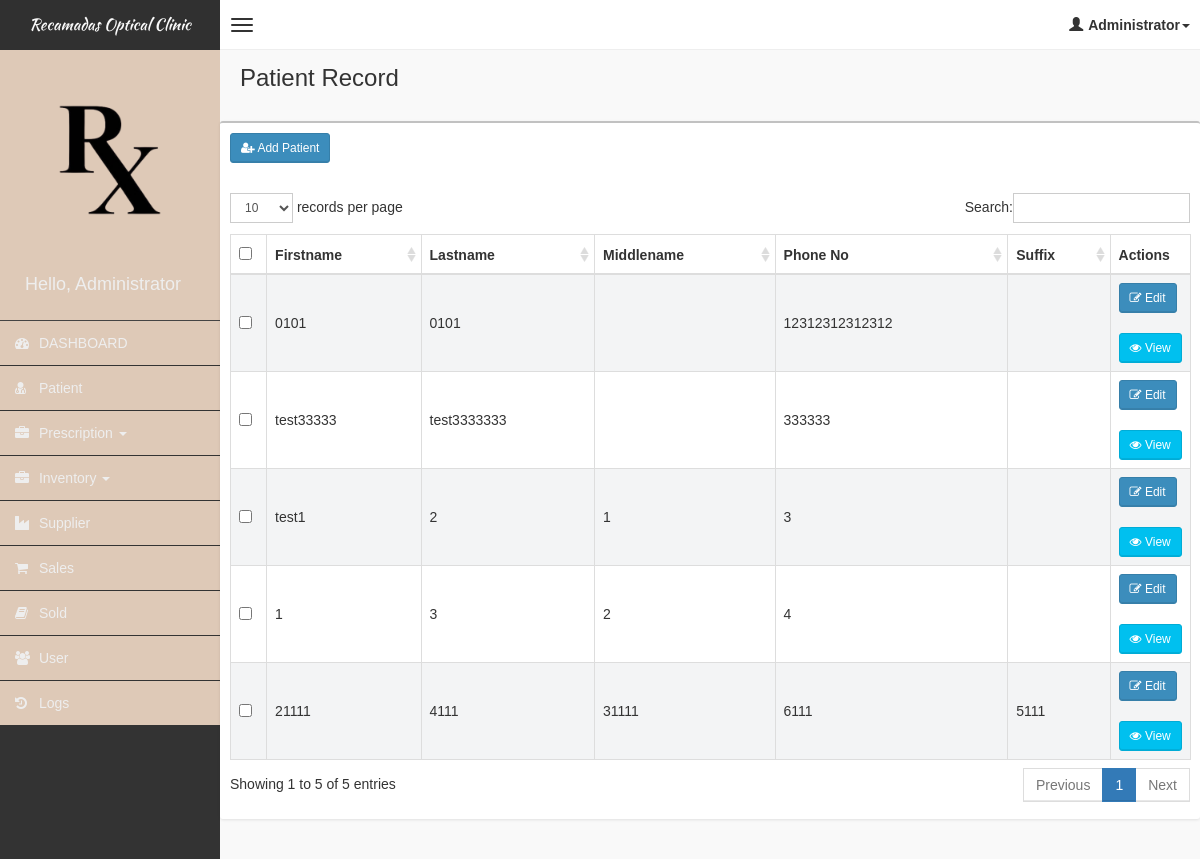
Page /pages/patient/patient.php (signed in) on the committed database.
### tables this page shows
CREATE TABLE IF NOT EXISTS `tblpatient` (
  `id` int(11) NOT NULL AUTO_INCREMENT,
  `firstname` varchar(50) DEFAULT NULL,
  `lastname` varchar(50) DEFAULT NULL,
  `middlename` varchar(50) DEFAULT NULL,
  `phoneno` varchar(20) DEFAULT NULL,
  `adddate` date DEFAULT NULL,
  `sino` varchar(20) DEFAULT NULL,
  `suffix` varchar(255) NOT NULL,
  `date_of_birth` varchar(100) NOT NULL,
  `pwd_citizen_no` varchar(255) NOT NULL,
  `senior_citizen_no` varchar(255) NOT NULL,
  `home_address` text NOT NULL,
  `medical_history` text NOT NULL,
  `is_delete` tinyint(4) NOT NULL DEFAULT '0',
  PRIMARY KEY (`id`)
);

### pages/patient/patient.php (the view, shortened to what this page needs)
<!DOCTYPE html>
<html>
<?php
if (!isset($_SESSION['role'])) {
    header("Location: ../../login.php");
    exit();
} else {
    include('../head_css.php'); ?>
    <body class="skin-black">
        <?php
        include "../connection.php";
        ?>
        <?php include('../header.php'); ?>
        <div class="wrapper row-offcanvas row-offcanvas-left">
            <?php include('../sidebar-left.php'); ?>
            <aside class="right-side">
                <section class="content-header">
                    <h1>Patient Record</h1>
                </section>
                <section class="content">
                    <div class="row">
                        <div class="box">
                            <div class="box-header">
                                <div style="padding:10px;">
                                    <button class="btn btn-primary btn-sm" data-toggle="modal" data-target="#addModal"><i
                                            class="fa fa-user-plus" aria-hidden="true"></i> Add Patient</button>
                                </div>
                            </div>
                            <div class="box-body table-responsive">
                                <form method="post">
                                    <table id="table" class="table table-bordered table-striped">
                                        <thead>
                                            <tr>
                                                <th style="width: 20px !important;"><input type="checkbox"
                                                        name="chk_delete[]" class="cbxMain" onchange="checkMain(this)" />
                                                </th>
                                                <th>Firstname</th>
                                                <th>Lastname</th>
                                                <th>Middlename</th>
                                                <th>Phone No</th>
                                                <th>Suffix</th>
                                                <th style="width: 40px !important;">Actions</th>
                                            </tr>
                                        </thead>
                                        <tbody>
                                            <?php
                                            $squery = mysqli_query($con, "SELECT * FROM tblpatient WHERE is_delete = 0 ORDER BY id DESC");
                                            while ($row = mysqli_fetch_array($squery)) {
                                                echo '
                                                    <tr>
                                                        <td><input type="checkbox" name="chk_delete[]" class="chk_delete" value="' . $row['id'] . '" /></td>
                                                        <td>' . $row['firstname'] . '</td>
                                                        <td>' . $row['lastname'] . '</td>
                                                        <td>' . $row['middlename'] . '</td>
                                                        <td>' . $row['phoneno'] . '</td>
                                                        <td>' . $row['suffix'] . '</td>
                                                        <td>
                                                            <button class="btn btn-primary btn-sm" data-target="#editModal' . $row['id'] . '" data-toggle="modal">
                                                                <i class="fa fa-pencil-square-o" aria-hidden="true"></i> Edit
                                                            </button>
                                                            <div class="space">&nbsp;</div>
                                                            <button class="btn btn-info btn-sm btn-view" data-target="#viewModal' . $row['id'] . '" data-toggle="modal"
                                                                id="'.$row['id'].'">
                                                                <i class="fa fa-eye" aria-hidden="true"></i> View
                                                            </button>
                                                        </td>
                                                    </tr>
                                                    ';
                                            }
                                            ?>
                                        </tbody>
                                    </table>
                                </form>
                            </div>
                        </div>
                    </div>
                </section>
            </aside>
        </div>
    <?php }
include "../footer.php"; ?>
</body>
</html>

### pages/head_css.php (shortened to what this page needs)
<head>
    <link href="../../css/bootstrap.min.css" rel="stylesheet" type="text/css" />
    <link href="../../css/font-awesome.min.css" rel="stylesheet" type="text/css" />
    <link href="../../css/ionicons.min.css" rel="stylesheet" type="text/css" />
    <link href="../../js/morris/morris-0.4.3.min.css" rel="stylesheet" type="text/css" />
    <link href="../../css/AdminLTE.css" rel="stylesheet" type="text/css" />
    <link href="../../css/datatables/dataTables.bootstrap.css" rel="stylesheet" type="text/css" />
    <link href="../../css/select2.css" rel="stylesheet" type="text/css" />
</head>

### pages/header.php (shortened to what this page needs)
<?php
echo '<header class="header">
            <a href="#" class="logo" id="sidebar-logo">
            Recamadas Optical Clinic
            </a>
            <nav class="navbar navbar-static-top" role="navigation">
                <a href="#" class="navbar-btn sidebar-toggle" data-toggle="offcanvas" role="button">
                    <span class="sr-only">Toggle navigation</span>
                    <span class="icon-bar"></span>
                    <span class="icon-bar"></span>
                    <span class="icon-bar"></span>
                </a>
                <div class="navbar-right">
                    <ul class="nav navbar-nav">
                        <li class="dropdown user user-menu">
                            <a href="#" class="dropdown-toggle" data-toggle="dropdown">
                                <i class="glyphicon glyphicon-user"></i><span>' . $_SESSION['role'] . '<i class="caret"></i></span>
                            </a>
                            <ul class="dropdown-menu">
                                <li class="user-header bg-light-blue">
                                    <p>
                                        ' . $_SESSION['role'] . '
                                    </p>
                                </li>
                                <li class="user-footer">
                                    <div class="pull-left">
                                        <a href="#" class="btn btn-default btn-flat" data-toggle="modal" data-target="#editProfileModal">Change Account</a>
                                    </div>
                                    <div class="pull-right">
                                        <a href="../../logout.php" class="btn btn-default btn-flat">Sign out</a>
                                    </div>
                                </li>
                            </ul>
                        </li>
                    </ul>
                </div>
            </nav>
        </header>'; ?>

### pages/sidebar-left.php (shortened to what this page needs)
<?php
echo '
	<aside class="left-side sidebar-offcanvas">
                <section class="sidebar">
                    <div class="user-panel">
                        <img src="../../img/logo.png" class="logo-img" style="width:100%;"/>
                        <div class="pull-left info">
                            <h4>Hello, ' . $_SESSION['role'] . '</h4>
                        </div>
                    </div>
                    ';
if ($_SESSION['role'] == "Administrator") {
    echo '
                    <ul class="sidebar-menu">
                            <li>
                                <a href="../dashboard/dashboard.php">
                                    <i class="fa fa-dashboard"></i> <span>DASHBOARD</span>
                                </a>
                            </li>
                            <li>
                                <a href="../patient/patient.php">
                                    <i class="fa fa-user-md"></i> <span>Patient</span>
                                </a>
                            </li>
                              <li class="dropdown">
                                <a href="#" class="dropdown-toggle" data-toggle="dropdown">
                                    <i class="fa fa-briefcase"></i> <span>Prescription</span> <b class="caret"></b>
                                </a>
                            </li>
                            <li class="dropdown">
                                <a href="#" class="dropdown-toggle" data-toggle="dropdown">
                                    <i class="fa fa-briefcase"></i> <span>Inventory</span> <b class="caret"></b>
                                </a>
                            </li>
                            <li>
                                <a href="../supplier/supplier.php">
                                    <i class="fa fa-industry"></i> <span>Supplier</span>
                                </a>
                            </li>
                            <li>
                                <a href="../posv2/pos_main.php">
                                    <i class="fa fa-shopping-cart"></i> <span>Sales</span>
                                </a>
                            </li>
                            <li>
                                <a href="../sold/sold.php">
                                    <i class="fa fa-book"></i> <span>Sold</span>
                                </a>
                            </li>
                            <li>
                                <a href="../user/user.php">
                                    <i class="fa fa-users"></i> <span>User</span>
                                </a>
                            </li>
                            <li>
                                <a href="../logs/logs.php">
                                    <i class="fa fa-history"></i> <span>Logs</span>
                                </a>
                            </li>
                    </ul>';
}
echo '
                </section>
            </aside>
	';
?>

### rows in the picture
tblpatient: firstname "0101", lastname "0101", phoneno "12312312312312"
tblpatient: firstname "test33333", lastname "test3333333", phoneno "333333"
tblpatient: firstname "test1", lastname "2", middlename "1", phoneno "3"
tblpatient: firstname "1", lastname "3", middlename "2", phoneno "4"
tblpatient: firstname "21111", lastname "4111", middlename "31111", phoneno "6111", suffix "5111"

### other values in the picture
$_SESSION['role'] "Administrator"
